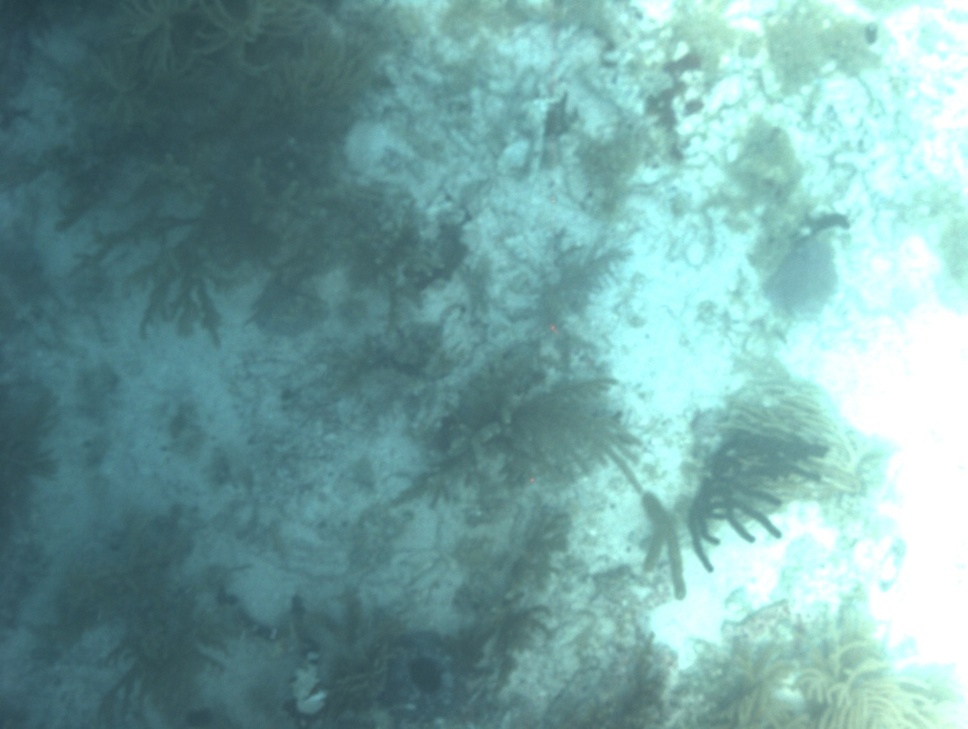
#> input picture CoralImageClassification/v.3.0/examples/Rubble.jpg, 968 x 729 px, shrunk from 1360 x 1024 before the run
$ python -i Contours.py   (imports and definitions only)
#> lines starting #> are read from the running program, lines starting #| are printed output that depends on the picture; after the words box and inside, x2 and y2 are one past the last pixel; in counts of white or black regions, pixels touching at a corner belong together
#> further down, picture is the input picture: shape (729, 968, 3); mean B, G, R 162.7, 162.6, 117.6
'''
A python class to handle the detection, highlighting, and closure of contours.

I wrote this as a separate class, because we need it for the ARMs plates analysis.

Rob E. 6/22/2013
'''

import cv2
import numpy

class contours:
    '''A class to detect contours in different ways'''

    def __init__(self, image):
        if len(image.shape) > 2:
            self.image=cv2.cvtColor(image, cv2.COLOR_BGR2GRAY)
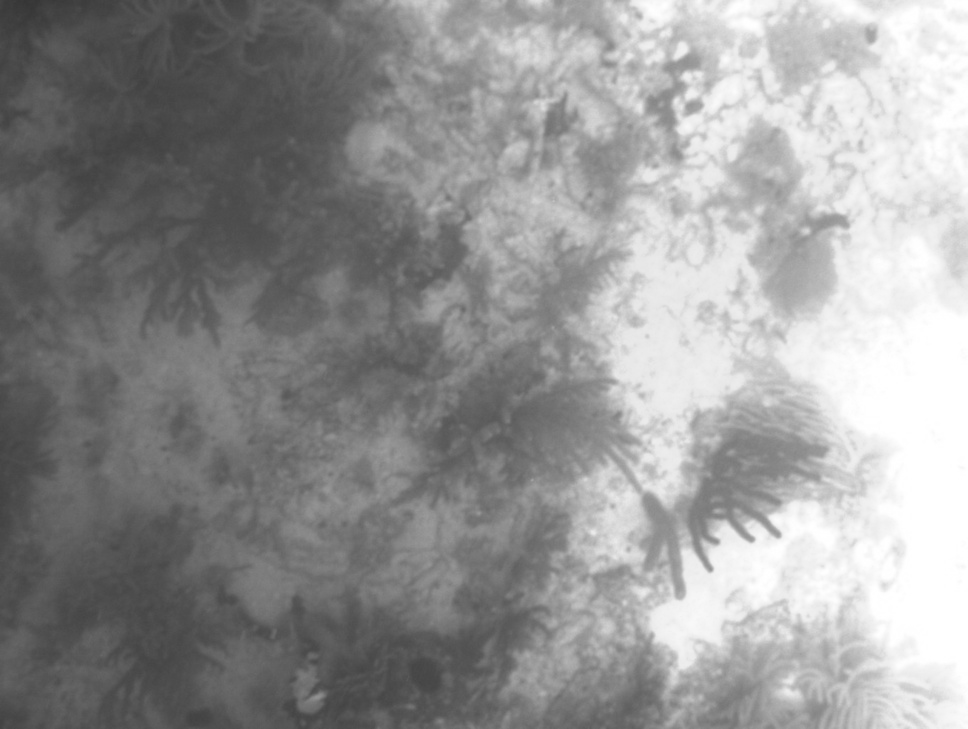
#> self.image: shape (729, 968); min 53, max 255, mean 149.1
        else:
            self.image=image
        self.can = None
        self.contours = None
        self.hierarchy = None
        self.lines = None
        self.linelen = numpy.array([])

    def withCanny(self, threshold1=1, threshold2=255):
        '''Use Canny edge detection to find the contours in an image.'''
#> called with threshold1 = 1, threshold2 = 255
        # detect the edges with Canny edge detection
        self.can = cv2.Canny(self.image, threshold1, threshold2)
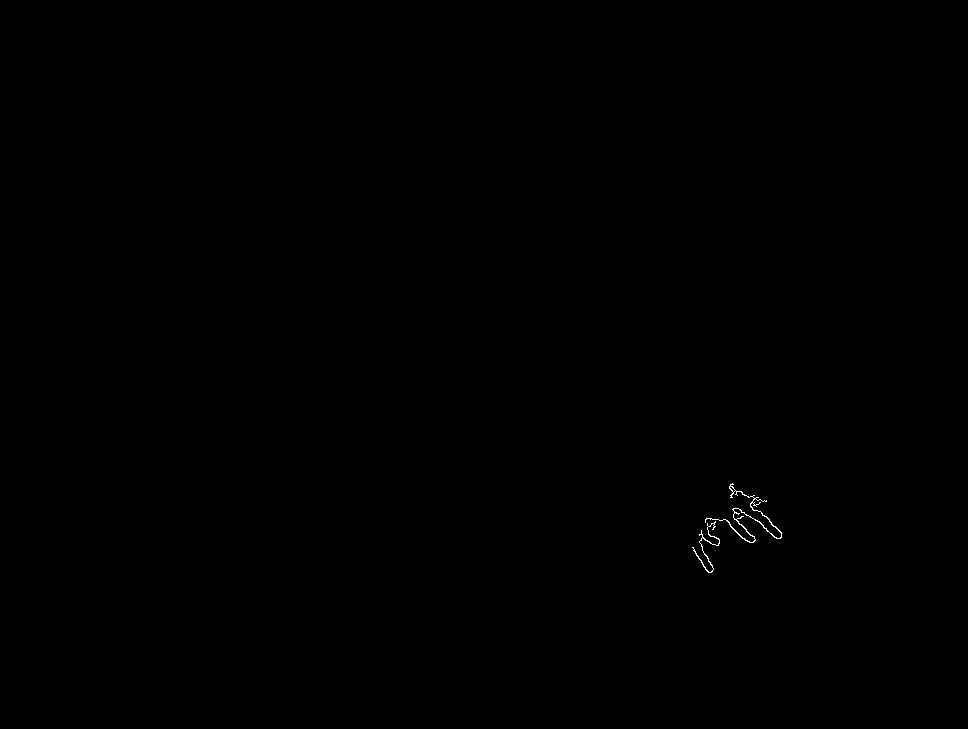
#> self.can: shape (729, 968); 0.08% white in thin lines or dots, all inside (x1, y1, x2, y2) = (692, 483, 782, 573)
        # extract the contours and the hierarcy of those contours
        # The second argument can be one of:
        #     RETR_EXTERNAL retrieves only the extreme outer contours; It will set hierarchy[i][2]=hierarchy[i][3]=-1 for all the contours
        #     RETR_LIST retrieves all of the contours without establishing any hierarchical relationships
        #     RETR_CCOMP retrieves all of the contours and organizes them into a two-level hierarchy: on the top level are the external boundaries of the components, on the second level are the boundaries of the holes. If inside a hole of a connected component there is another contour, it will still be put on the top level
        #     RETR_TREE retrieves all of the contours and reconstructs the full hierarchy of nested contours. This full hierarchy is built and shown in OpenCV contours.c demo
        # The third argument can be one of:
        #     CHAIN_APPROX_NONE stores absolutely all the contour points
        #     CHAIN_APPROX_SIMPLE compresses horizontal, vertical, and diagonal segments and leaves only their end points. E.g. an up-right rectangular contour will be encoded with 4 points
        #     CHAIN_APPROX_TC89_L1 or CV_CHAIN_APPROX_TC89_KCOS
        ## self.contours, self.hierarchy = cv2.findContours(self.can, cv2.RETR_EXTERNAL, cv2.CHAIN_APPROX_SIMPLE)
        self.contours, self.hierarchy = cv2.findContours(self.can, cv2.RETR_TREE, cv2.CHAIN_APPROX_SIMPLE)
#> self.contours = 3 contours, 1 with area under 20; largest, box (x1, y1, x2, y2) and area: (705, 483, 782, 543) 126, (692, 521, 720, 573) 48; self.hierarchy = [[1, -1, -1, -1], [-1, 0, 2, -1], [-1, -1, -1, 1]]

    # [90 lines left out: functions numberOfContours, numberOfClosedContours, numberOfOpenContours, numberOfConvexContours, numberOfConcaveContours, totalContourArea and 3 more, not called in this run]


    def findLines(self):
        '''Find the lines associated with an image.
        Returns an array of array's of X1,Y1,X2,Y2 legths.
        This will most likely be used as an internal method.'''
        if self.can == None:
            self.withCanny()
        self.lines = cv2.HoughLinesP(self.can, 1, numpy.pi/180, 40, minLineLength=5)
#> self.lines = None
        return self.lines

    # [36 lines left out: functions linelengths, medianLineLength, meanLineLength, modeLineLength, maxLineLength, not called in this run]

>>> import cv2
>>> picture = cv2.imread('../examples/Rubble.jpg')
>>> result = contours(picture).findLines()

$ run again, on CoralImageClassification/v.3.0/examples/SenileReef.jpg
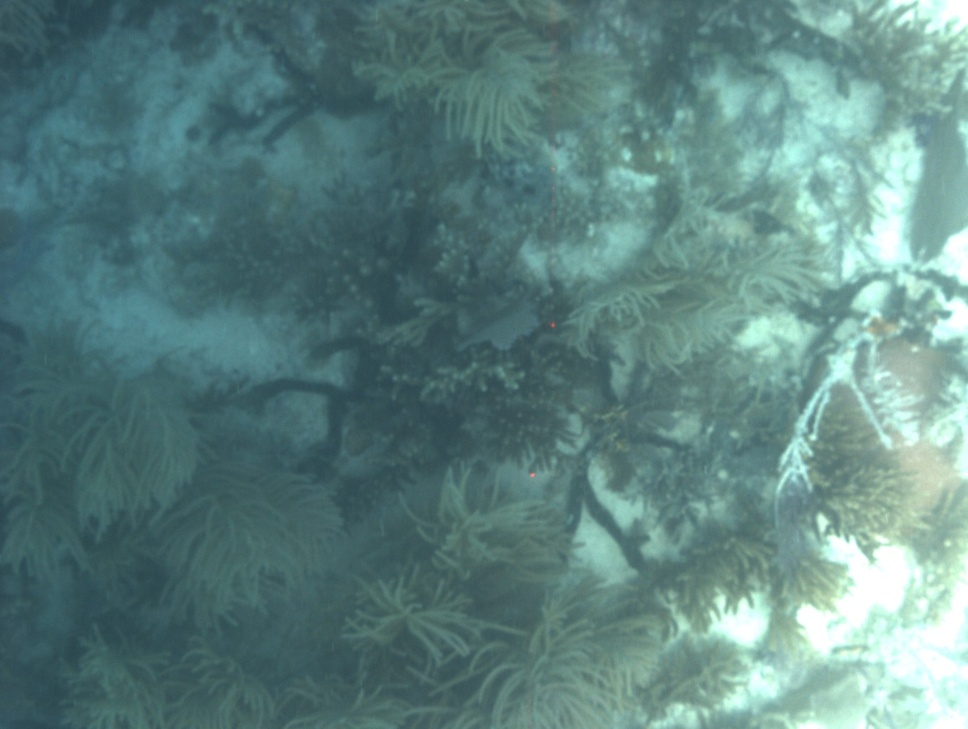
#> input picture CoralImageClassification/v.3.0/examples/SenileReef.jpg, 968 x 729 px, shrunk from 1360 x 1024 before the run
#> picture is the input picture: shape (729, 968, 3); mean B, G, R 128.6, 130.6, 93.7
#> in __init__, `self.image=cv2.cvtColor(image, cv2.COLOR_BGR2GRAY)`:
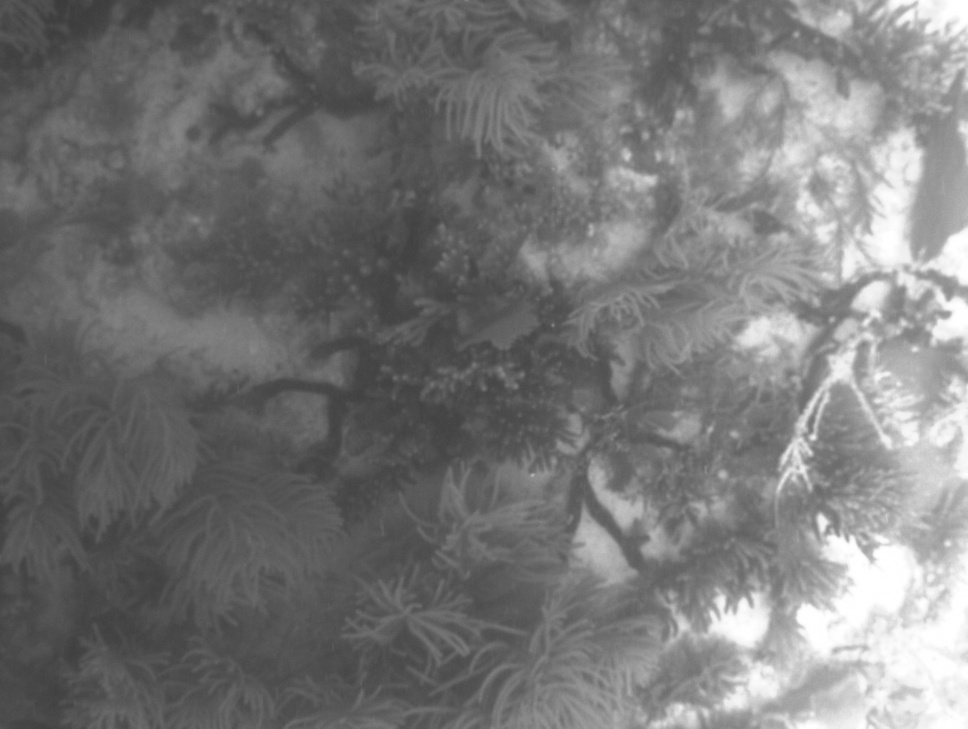
#> self.image: shape (729, 968); min 58, max 255, mean 119.3
#> in withCanny, `self.can = cv2.Canny(self.image, threshold1, threshold2)`:
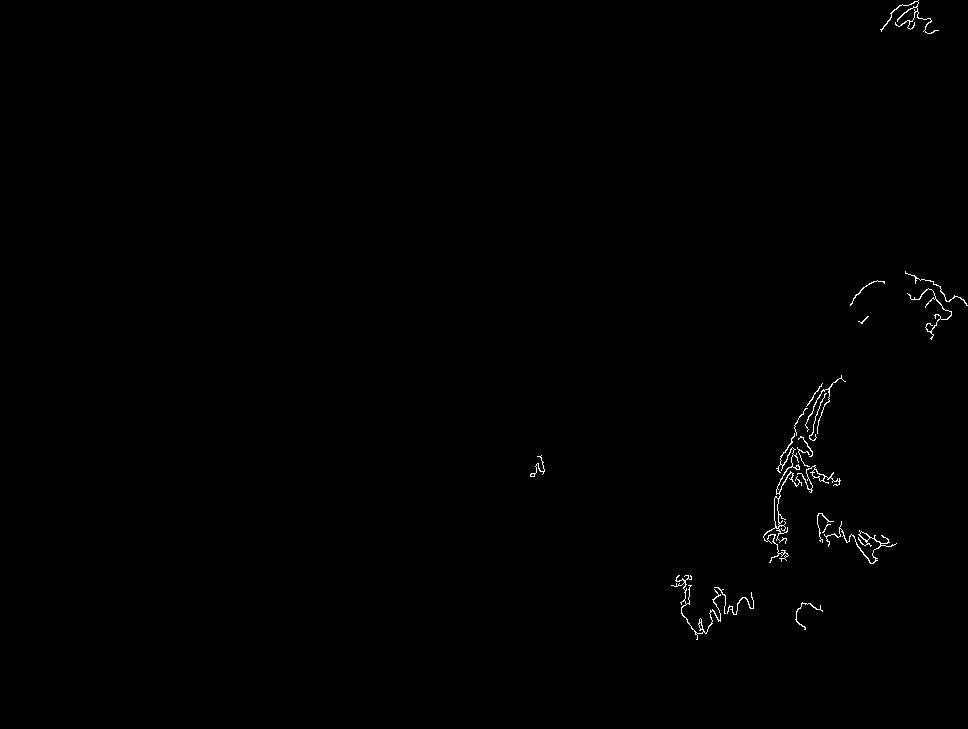
#> self.can: shape (729, 968); 0.37% white in thin lines or dots, all inside (x1, y1, x2, y2) = (530, 0, 968, 640)
#> self.contours = 31 contours, 19 with area under 20; largest, box (x1, y1, x2, y2) and area: (763, 433, 802, 563) 235, (824, 521, 897, 564) 122, (774, 497, 780, 529) 106, (797, 465, 841, 493) 100, (671, 575, 721, 640) 95; self.hierarchy = 31 rows, first 6: [1, -1, -1, -1], [2, 0, -1, -1], [3, 1, -1, -1], [7, 2, 4, -1], [5, -1, -1, 3], [6, 4, -1, 3]
#> self.lines = 17 rows, first 6: [784, 482, 788, 474], [812, 413, 814, 404], [773, 541, 775, 534], [782, 476, 785, 471], [828, 389, 832, 383], [776, 540, 778, 533]
#> result has the same summary as self.lines in findLines

$ run again, on CoralImageClassification/v.3.0/examples/Syringodium.jpg
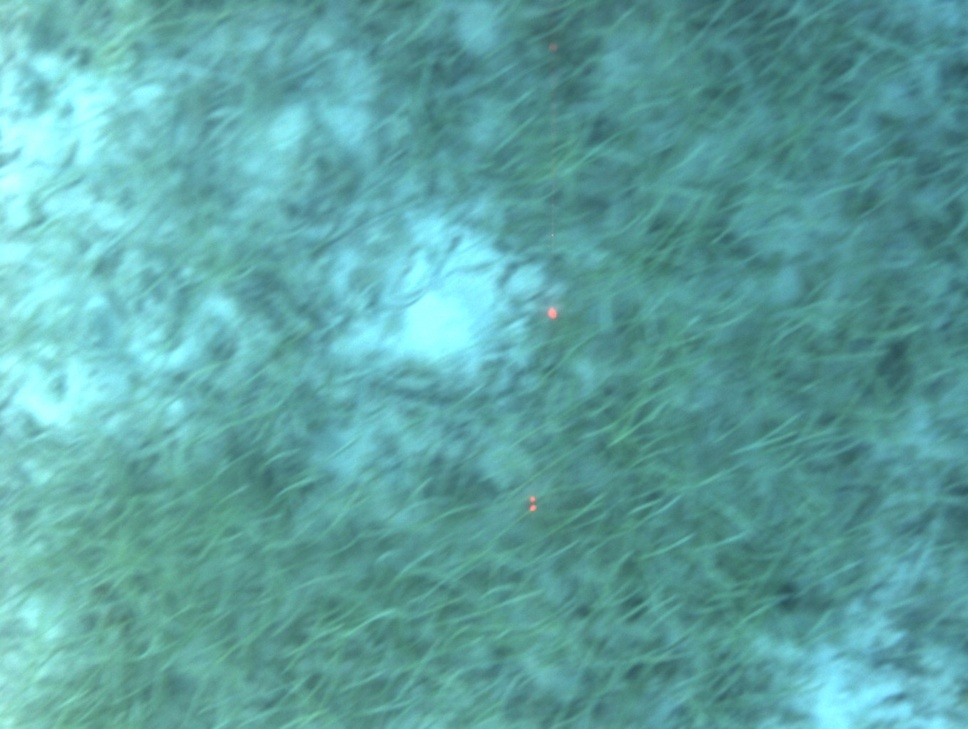
#> input picture CoralImageClassification/v.3.0/examples/Syringodium.jpg, 968 x 729 px, shrunk from 1360 x 1024 before the run
#> picture is the input picture: shape (729, 968, 3); mean B, G, R 162.2, 163.3, 94.1
#> in __init__, `self.image=cv2.cvtColor(image, cv2.COLOR_BGR2GRAY)`:
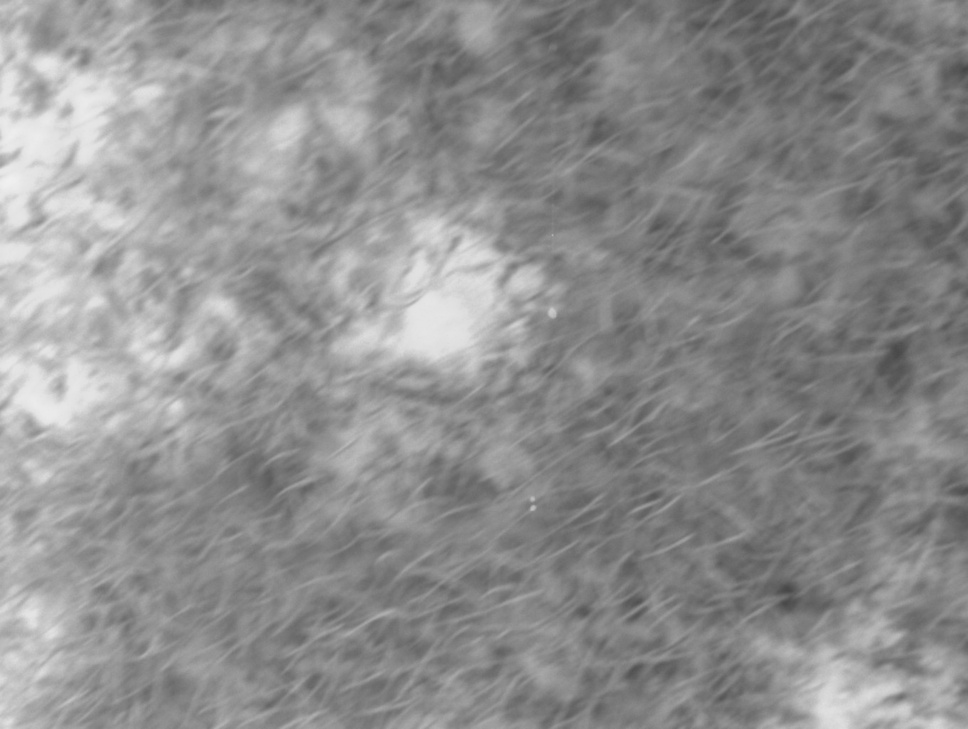
#> self.image: shape (729, 968); min 71, max 241, mean 142.5
#> self.can: shape (729, 968); 0% white in thin lines or dots, all inside (x1, y1, x2, y2) = (530, 505, 537, 511)
#> self.contours = 2 contours; box (x1, y1, x2, y2) and area: (530, 505, 537, 511) 25, (530, 505, 537, 511) 21; self.hierarchy = [[-1, -1, 1, -1], [-1, -1, -1, 0]]
#> self.lines = None
